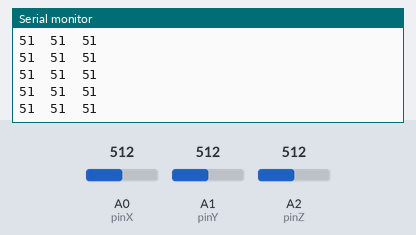
Recording of a sketch running on a simulated Arduino Uno, built with avr-gcc and run on an emulated ATmega328P. Parts: the last lines printed to the serial monitor. The inputs (shaded band) are chosen by the test bench; at power-on: A0 (pinX) = 512, A2 (pinZ) = 512, A1 (pinY) = 512.

Above: at 1.2 s.
1.3 s: A0 (pinX) set to 104
At 2.1 s:
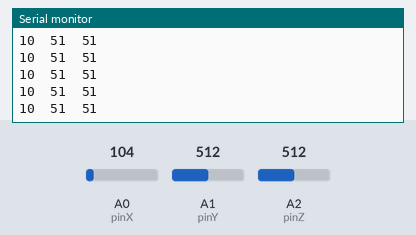
2.8 s: A0 (pinX) set to 91
At 3.7 s:
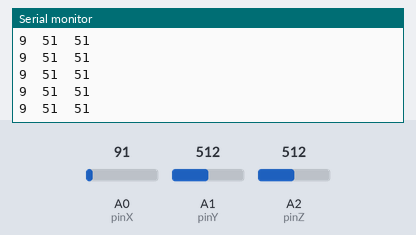
5.8 s: A2 (pinZ) set to 105
At 6.7 s:
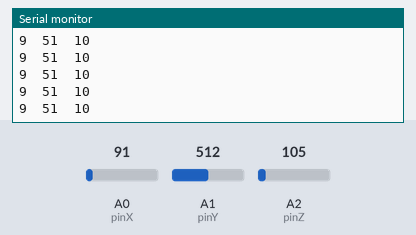
7.3 s: A2 (pinZ) set to 89
At 8.3 s:
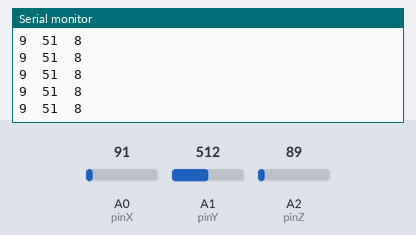
10.3 s: A1 (pinY) set to 985
At 11.4 s:
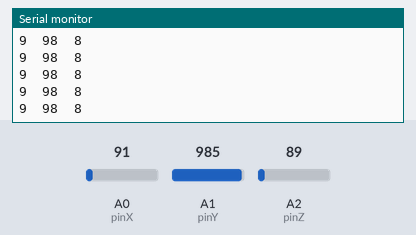
11.8 s: A1 (pinY) set to 1013
At 12.5 s:
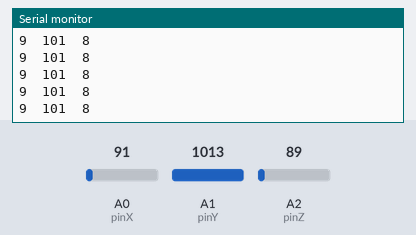
Timing chart, 0 to 14.3 s (numbered marks = the images above; inputs shaded):
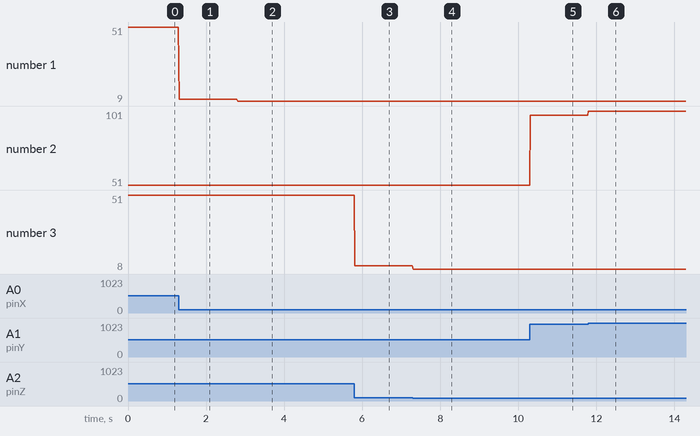

The sketch:

XYZ_Low_Frequency_Filter.ino
```cpp
// (licence header left out)
const byte pinX = A0;
const byte pinY = A1;
const byte pinZ = A2;

const float K = 0.1;

float val = 0;

void setup()
{
    Serial.begin(9600);
}

void loop()
{
    int x = analogRead(pinX);
    int y = analogRead(pinY);
    int z = analogRead(pinZ);

    int val_1 = val * (1 - K) + x * K;
    int val_2 = val * (1 - K) + y * K;
    int val_3 = val * (1 - K) + z * K;

    Serial.print(int(val_1));
    Serial.print("  ");

    Serial.print(int(val_2));
    Serial.print("  ");

    Serial.print(int(val_3));
    Serial.println();

    delay(20);
}
```

XYZ_Low_Frequency_Filter.cpp
```cpp
// (licence header left out)
const byte pinX = A0;
const byte pinY = A1;
const byte pinZ = A2;

const float K = 0.1;

float val = 0;

void setup()
{
    Serial.begin(9600);
}

void loop()
{
    int x = analogRead(pinX);
    int y = analogRead(pinY);
    int z = analogRead(pinZ);

    int val_1 = val * (1 - K) + x * K;
    int val_2 = val * (1 - K) + y * K;
    int val_3 = val * (1 - K) + z * K;

    Serial.print(int(val_1));
    Serial.print("  ");

    Serial.print(int(val_2));
    Serial.print("  ");

    Serial.print(int(val_3));
    Serial.println();

    delay(20);
}
```

Measured:
- after the input at 1.3 s, the serial monitor: prints a new line at once (image 1)
- after the input at 2.8 s, the serial monitor: prints a new line at once (image 2)
- after the input at 5.8 s, the serial monitor: prints a new line at once (image 3)
- after the input at 7.3 s, the serial monitor: prints a new line at once (image 4)
- after the input at 10.3 s, the serial monitor: prints a new line at once (image 5)
- after the input at 11.8 s, the serial monitor: prints a new line at once (image 6)
- plotted number 1: 51 → 10 after the input at 1.3 s, 10 → 9 after the input at 2.8 s
- plotted number 2: 51 → 98 after the input at 10.3 s, 98 → 101 after the input at 11.8 s
